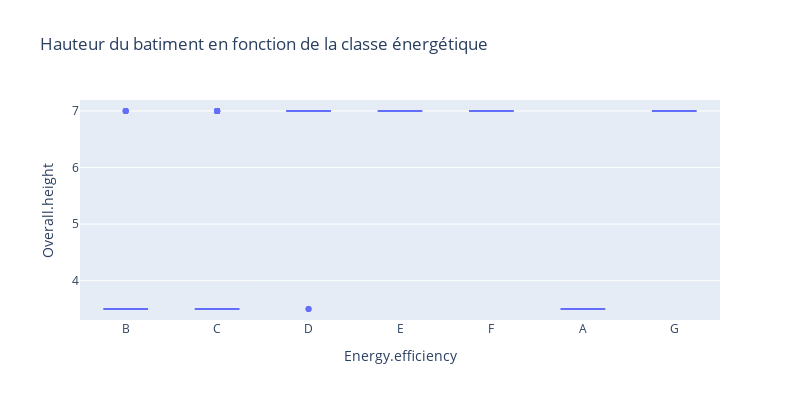

The cell this chart's notebook holds for it:
### Markdown cell above
<br>

### Code cell
px.box(x, x="Energy.efficiency", y="Overall.height", 
       title='Hauteur du batiment en fonction de la classe énergétique', 
       width=800, height=400)

### Figure 1 — Plotly figure (JSON) as saved in the notebook; plotly's stock layout.template omitted (floating-point values rounded to 4 significant figures; data arrays with more than 128 entries replaced by an {"elided": "..."} marker saying what was removed)
{"data": [{"alignmentgroup": "True", "hovertemplate": "Energy.efficiency=%{x}<br>Overall.height=%{y}<extra></extra>", "legendgroup": "", "marker": {"color": "#636efa"}, "name": "", "notched": false, "offsetgroup": "", "orientation": "v", "showlegend": false, "type": "box", "x": {"elided": "768 str values"}, "x0": " ", "xaxis": "x", "y": {"elided": "768 float values"}, "y0": " ", "yaxis": "y"}], "layout": {"boxmode": "group", "height": 400, "legend": {"tracegroupgap": 0}, "title": {"text": "Hauteur du batiment en fonction de la classe énergétique"}, "width": 800, "xaxis": {"anchor": "y", "domain": [0, 1], "title": {"text": "Energy.efficiency"}}, "yaxis": {"anchor": "x", "domain": [0, 1], "title": {"text": "Overall.height"}}}}
